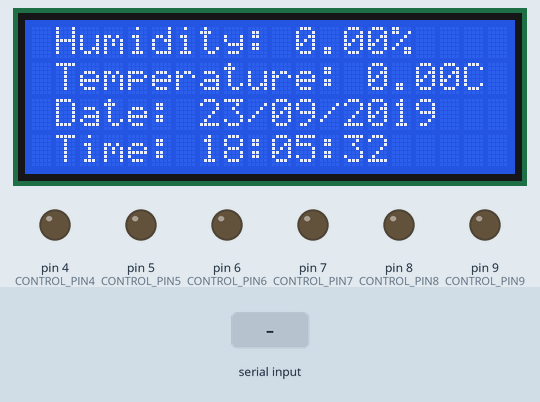
Recording of a sketch running on a simulated Arduino Uno, built with avr-gcc and run on an emulated ATmega328P. Shown: 20×4 character LCD, output pins drawn as LEDs (lit = HIGH). The test bench sets the inputs (shaded band). The local clock reads 2024-03-15 10:24:30 at power-on unless the sketch sets it; what the sketch prints to the serial monitor is not drawn.

Above: at 4.4 s.
4.5 s: "d" received over the second serial link
At 5.5 s:
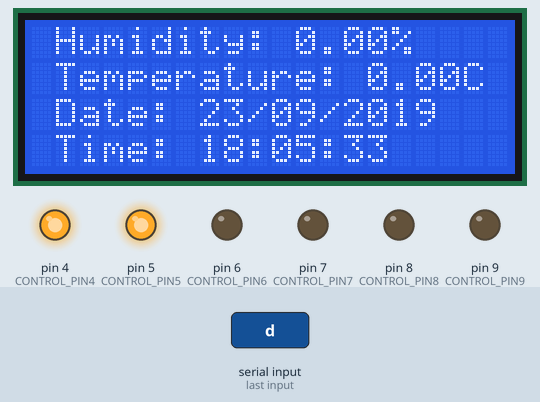
7.5 s: "e" received over the second serial link
At 9.5 s:
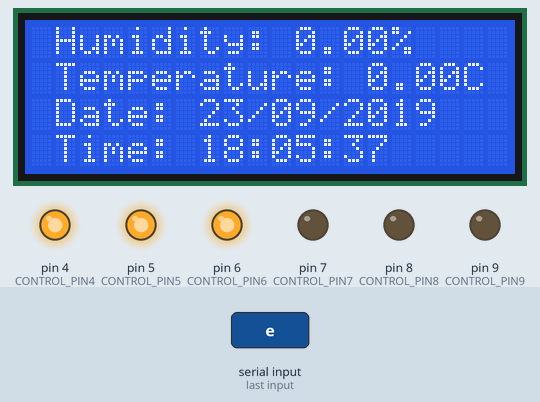
10.5 s: "g" received over the second serial link
At 12.5 s:
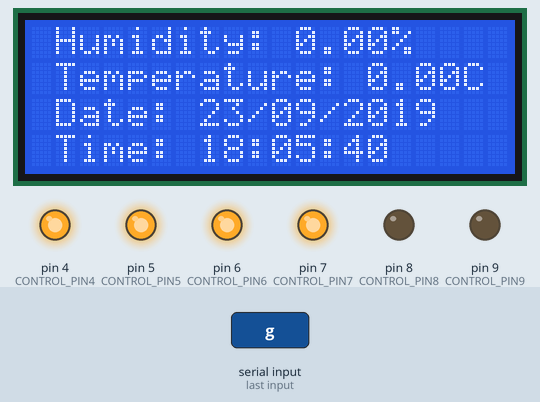
13.5 s: "f" received over the second serial link
At 14.5 s:
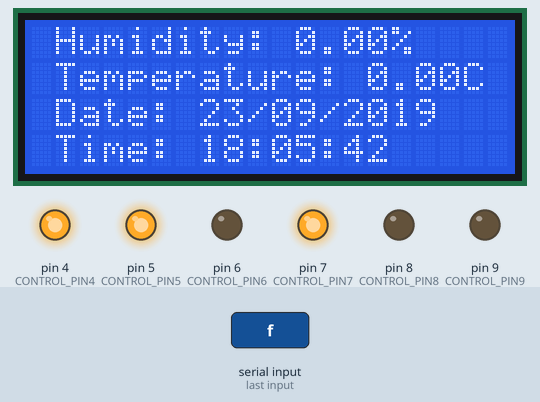
16.5 s: "a90\n" received over the second serial link
At 17.5 s:
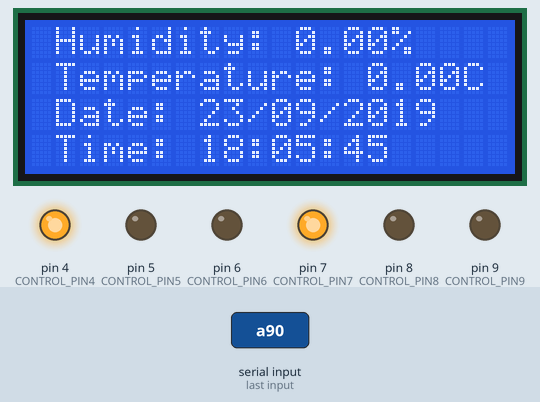
19.5 s: "i" received over the second serial link
At 21.4 s:
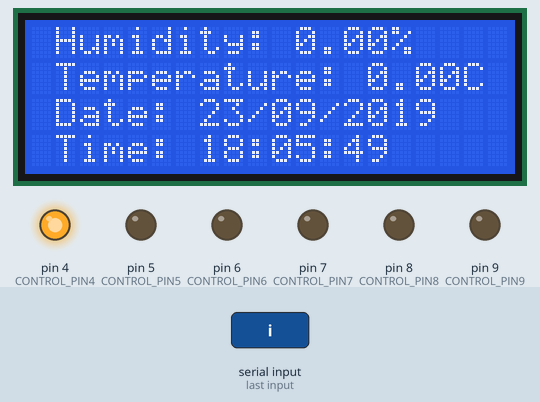
Timing chart, 0 to 22.9 s (numbered marks = the images above; inputs shaded):
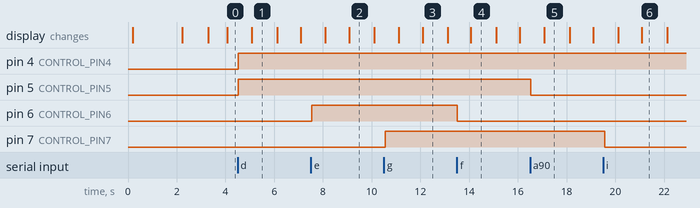

Measured:
- after the input at 4.5 s, pin 4 (CONTROL_PIN4), pin 5 (CONTROL_PIN5): LOW → HIGH at once
- after the input at 7.5 s, pin 6 (CONTROL_PIN6): LOW → HIGH at once
- after the input at 10.5 s, pin 7 (CONTROL_PIN7): LOW → HIGH after 0.06 s
- after the input at 13.5 s, pin 6 (CONTROL_PIN6): HIGH → LOW at once
- after the input at 16.5 s, pin 5 (CONTROL_PIN5): HIGH → LOW at once
- after the input at 19.5 s, pin 7 (CONTROL_PIN7): HIGH → LOW after 0.06 s
- what the display in image 1 shows lasts 1.0 s, from 5.1 s to 6.1 s

The sketch:

arduinoProjectPart.ino
```cpp
/*
   Designed and developed by Nenad Kuzic

   Bachelor thesis project,
   Internet of Things, home automatation with
   Arduino Uno and ESP8266 NodeMCU

   Electrical and Computer Engineering
   Singidunum University, Serbia

   Mentor,
   prof. dr. Spalevic Petar


   ESP8266-NODEMCU PART OF PROJECT

*/
#include <LiquidCrystal_I2C.h>
#include <SoftwareSerial.h>
#include <Wire.h>
#include <virtuabotixRTC.h>

/* Make serial software communication Arduino<->NodeMCU
    Serial baud rate set to 9600
    Arduino PIN 2 and 3 as TX and RX
    EPS8266 PIN D1 and D2 as TX and RX
*/
SoftwareSerial SUART(2, 3);

// Create LCD 20x04 object
LiquidCrystal_I2C lcd(0x27, 20, 4);

/* RTC module
   Wiring SCLK -> 10, I/O -> 11, CE -> 12
   Or CLK -> 10 , DAT -> 11, Reset -> 12
*/

virtuabotixRTC myRTC(10, 11, 12);

// Variables for storing sensor data (DHT11 from ESP8266)
float humidity;
float temperature;

// PINs to controll relays
uint8_t CONTROL_PIN4 = 4;
uint8_t CONTROL_PIN5 = 5;
uint8_t CONTROL_PIN6 = 6;
uint8_t CONTROL_PIN7 = 7;
uint8_t CONTROL_PIN8 = 8;
uint8_t CONTROL_PIN9 = 9;

// Chars containing date and time information
char displayDate[80];
char displayTime[80];

void setup() {
  /* Open serial communications:  */
  Serial.begin(9600);
  SUART.begin(9600);

  /* initialize LCD */
  lcd.init();
  lcd.clear();
  lcd.backlight();

  Serial.println("2019 Designed and Developed by Nenad Kuzic");
  Serial.println("Electrical and Computer Engineering");
  Serial.println("Singidunum University, Serbia");
  Serial.println();
  lcd.setCursor(0, 0);
  lcd.print("IoT Arduino based");
  lcd.setCursor(0, 1);
  lcd.print("real-time system");
  lcd.setCursor(0, 2);
  lcd.print("Developed by Kuzic N");
  lcd.setCursor(0, 3);
  lcd.print("2019-Singidunum Uni");
  delay(2000);

  Serial.println("Initializing System.");
  lcd.clear();
  lcd.setCursor(1, 1);
  lcd.print("Initializing System");
  /*
     Set the current date, and time in the following format:
     seconds, minutes, hours, day of the week, day of the month, month, year

     set only once, comment after setting.
  */
  myRTC.setDS1302Time(30, 05, 18, 5, 23, 9, 2019);

  // Set PINs as outputs
  pinMode(CONTROL_PIN4, OUTPUT);
  pinMode(CONTROL_PIN5, OUTPUT);
  pinMode(CONTROL_PIN6, OUTPUT);
  pinMode(CONTROL_PIN7, OUTPUT);
  pinMode(CONTROL_PIN8, OUTPUT);
  pinMode(CONTROL_PIN9, OUTPUT);

  // Initialize PINs
  digitalWrite(CONTROL_PIN4, LOW);
  digitalWrite(CONTROL_PIN5, LOW);
  digitalWrite(CONTROL_PIN6, LOW);
  digitalWrite(CONTROL_PIN7, LOW);
  digitalWrite(CONTROL_PIN8, LOW);
  digitalWrite(CONTROL_PIN9, LOW);

  // Display starting message
  lcd.setCursor(1, 2);
  lcd.print("System is up!");
  delay(1000);
  lcd.clear();
}

void loop() {

  /*
      Reading date and time from
      MH-real time clock modules - 2
      and printing it on LCD

  */
  myRTC.updateTime();
  // Printing date and time to Serial
  Serial.println(displayDate);
  Serial.println(displayTime);
  // Displaying date and time to LCD
  sprintf(displayDate, "Date: %02d/%02d/%04d", myRTC.dayofmonth, myRTC.month, myRTC.year);
  sprintf(displayTime, "Time: %02d:%02d:%02d", myRTC.hours, myRTC.minutes, myRTC.seconds);

  lcd.setCursor(1, 2);
  lcd.print(displayDate);
  lcd.setCursor(1, 3);
  lcd.print(displayTime);

  // Print Temperature and Humidity on LCD
  lcd.setCursor(1, 0);
  lcd.print("Humidity: ");
  lcd.print(humidity);
  lcd.print("%");
  lcd.setCursor(1, 1);
  lcd.print("Temperature: ");
  lcd.print(temperature);
  lcd.print("C");

  /*
      Depending on time, information is sent to ESP8266

      q - Activates RELAY on PIN[8] and sends data to ESP8266
      w - Activates RELAY on PIN[9] and sends data to ESP8266
      o - Deactivates RELAYs and sends data to ESP8266
  */
  switch (myRTC.hours) {
    case 7:
    case 8:
    case 9:
      digitalWrite(CONTROL_PIN8, HIGH);
      SUART.print('q');
      delay(100);
      break;
    case 19:
    case 20:
    case 21:
      digitalWrite(CONTROL_PIN8, HIGH);
      SUART.print('q');
      delay(100);
      break;
    case 4:
    case 5:
    case 6:
      digitalWrite(CONTROL_PIN9, HIGH);
      SUART.print('w');
      delay(100);
      break;
    case 22:
    case 23:
    case 0:
      digitalWrite(CONTROL_PIN9, HIGH);
      SUART.print('w');
      delay(100);
      break;
    default:
      digitalWrite(CONTROL_PIN8, LOW);
      digitalWrite(CONTROL_PIN9, LOW);
      SUART.print('o');
      break;
  }

  /*
      Checks if ESP8266 is sending data. Based on character
      recived, Arduino displays humidity and temperature, or
      activates/deactivates RELAY PINs.

      DHT11 DATA
      h - Stores humidity value in variable h and print proper information to Serial
      t - Stores temperature value in variable t and print proper information to Serial

      CONTROL RELAY PINS
      PIN 4 - HIGH if temperature is less then actTemp1 entered by user
      PIN 5 - HIGH if temperature is greater then actTemp2 entered by user
      PIN 6 - HIGH if button1 on webapp is switched ON
      PIN 7 - HIGH if button2 on webapp is switched ON
      PIN 8 - HIGH if time is right
      PIN 9 - HIGH if time is right
  */
  // Checks if ESP8266 is sending data.
  while (SUART.available()) {
    char c = SUART.read();
    if (c == 'h') {
      humidity = SUART.parseFloat();
      Serial.print("Humidity: ");
      Serial.print(humidity);
      Serial.println("%");
      delay(100);
    } if (c == 't') {
      temperature = SUART.parseFloat();
      Serial.print("Temperature: ");
      Serial.print(temperature);
      Serial.println("C");
      delay(100);
    }

    /*  Checking for chars [a, b, c, d, e, f, g, i]
        char a ; HIGH > PIN4, LOW > PIN5 ; print to serial "Relay PIN[4] power ON"
        char b ; HIGH > PIN5, LOW > PIN4 ; print to serial "Relay PIN[5] power ON"
        char c ; LOW > PIN4, LOW > PIN5 ; print to serial "Temperature Relay PINS are powered OFF!"
        char d ; HIGH > PIN4, HIGH > PIN5 ; print to serial "Temperature Relay PINS are powered ON!"
        char e ; HIGH > PIN6, LOW > PIN7 ; print to serial "Button1 Relay PIN[6] ON!"
        char f ; HIGH > PIN7, LOW > PIN6 ; print to serial "Button1 Relay PIN[7] ON!"
        char g ; HIGH > PIN6, HIGH > PIN7 ; print to serial "Button Relay PINs are powered ON!"
        char i ; LOW > PIN6, LOW > PIN7 ; print to serial "Button Relay PINs are powered OFF!"
    */
    if (c == 'a') {
      digitalWrite(CONTROL_PIN4, HIGH);
      digitalWrite(CONTROL_PIN5, LOW);
      Serial.println("Relay PIN[4] power ON");
      delay(100);
    }
    if (c == 'b') {
      digitalWrite(CONTROL_PIN4, LOW);
      digitalWrite(CONTROL_PIN5, HIGH);
      Serial.println("Relay PIN[5] power ON");
      delay(100);
    }
    if (c == 'c') {
      digitalWrite(CONTROL_PIN4, LOW);
      digitalWrite(CONTROL_PIN5, LOW);
      Serial.println("Temperature Relay PINS are powered OFF!");
      delay(100);
    }
    if (c == 'd') {
      digitalWrite(CONTROL_PIN4, HIGH);
      digitalWrite(CONTROL_PIN5, HIGH);
      Serial.println("Temperature Relay PINS are powered ON!");
      delay(100);
    }
    if (c == 'e') {
      digitalWrite(CONTROL_PIN6, HIGH);
      digitalWrite(CONTROL_PIN7, LOW);
      Serial.println("Button1 Relay PIN[6] ON!");
      delay(100);
    }
    if (c == 'f') {
      digitalWrite(CONTROL_PIN6, LOW);
      digitalWrite(CONTROL_PIN7, HIGH);
      Serial.println("Button2 Relay PIN[7] ON!");
      delay(100);
    }
    if (c == 'g') {
      digitalWrite(CONTROL_PIN6, HIGH);
      digitalWrite(CONTROL_PIN7, HIGH);
      Serial.println("Button Relay PINs are powered ON!");
      delay(100);
    }
    if (c == 'i') {
      digitalWrite(CONTROL_PIN6, LOW);
      digitalWrite(CONTROL_PIN7, LOW);
      Serial.println("Button Relay PINs are powered OFF!");
      delay(100);
    }

  }

}
```
